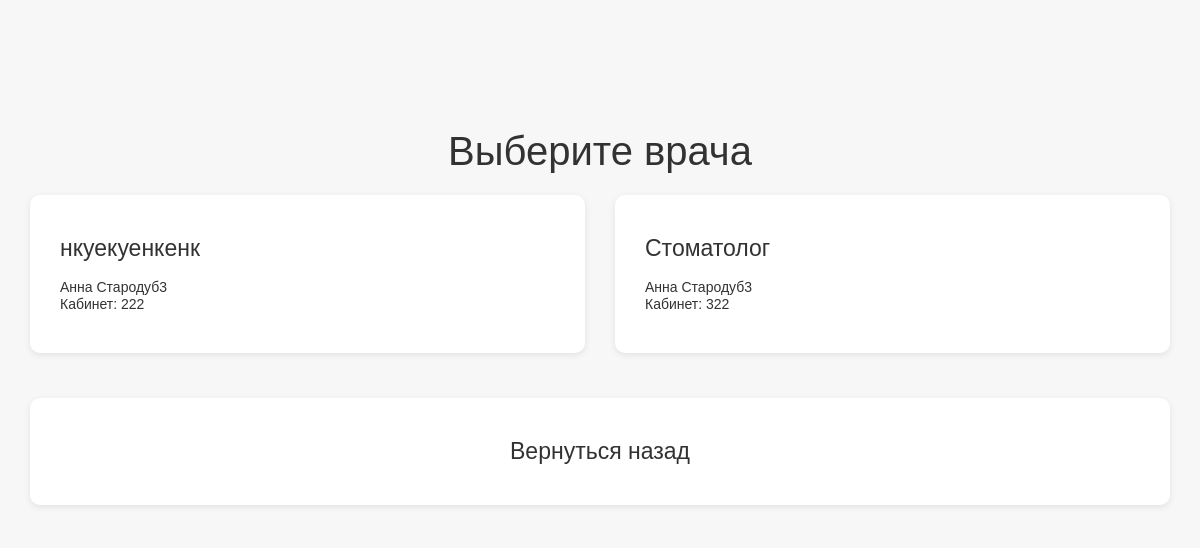
Screenshot of /terminal/select-doctor.php with the database file from the repository.
### tables this page shows
CREATE TABLE IF NOT EXISTS `user` (
  `id` int(11) NOT NULL AUTO_INCREMENT,
  `login` varchar(255) NOT NULL DEFAULT '0',
  `password` varchar(255) NOT NULL DEFAULT '0',
  `name` varchar(255) NOT NULL DEFAULT '0',
  `specialization` varchar(255) NOT NULL DEFAULT '0',
  `cabinet` int(3) NOT NULL DEFAULT '0',
  `active` tinyint(1) NOT NULL DEFAULT '0',
  `role_id` int(11) NOT NULL DEFAULT '0',
  PRIMARY KEY (`id`)
);

### terminal/select-doctor.php (the view, shortened to what this page needs)
<?php
require_once '../connection.php';
$link = mysqli_connect($host, $user, $password, $db_name);
$doctors = mysqli_query($link, "SELECT * FROM User WHERE role_id = 2 AND active = 1") or die(mysqli_error($link));
?>
<!DOCTYPE html>
<html>
<head>
    <link rel="stylesheet" href="../css/reset.css"/>
    <link rel="stylesheet" href="../css/bootstrap-grid.css"/>
    <link rel="stylesheet" href="../css/terminal.css"/>
</head>
<body>
<div class="terminal-page">
    <div class="terminal-index">
        <div class="header">
            <div class="container">
                <div class="row">
                    <div class="col-md-12">
                        <h1 class="title">Выберите врача</h1>
                    </div>
                </div>
            </div>
        </div>
        <div class="select">
            <div class="container">
                <div class="row">
                    <?php while ($doctor = mysqli_fetch_array($doctors)): ?>
                        <div class="col-md-6">
                            <a href="doctor.php?doctor-id=<?= $doctor['id'] ?>">
                                <div class="item">
                                    <h2 class="name"><?= $doctor['specialization'] ?></h2>
                                    <br class="desc"> <?= $doctor['name'] ?> <br> Кабинет: <?= $doctor['cabinet'] ?></br> </span>
                                </div>
                            </a>
                        </div>
                    <?php endwhile; ?>
                </div>
            </div>
        </div>
        <div class="action">
            <div class="container">
                <div class="row">
                    <div class="col-md-12">
                        <a href="terminal.html">
                            <div class="item back">
                                <h2 class="name">Вернуться назад</h2>
                            </div>
                        </a>
                    </div>
                </div>
            </div>
        </div>
    </div>
</div>
</body>
</html>

### css/terminal.css (style rules this page uses)
html, body { height: 100%; margin: 0; padding: 0; overflow: hidden; }
body { overflow: auto; background: #f7f7f7; color: #323232; line-height: 1.2; font-family: arial, verdana, sans-serif; }
a { text-decoration: none; color: inherit; }
.terminal-page { padding-top: 100px; }
.terminal-page .header .title { font-size: 40px; text-align: center; margin-bottom: 20px; }
.terminal-page .select { margin-bottom: 30px; }
.terminal-page .select .item { background: #fff; border-radius: 10px; overflow: hidden; box-shadow: 0 2px 6px rgba(50, 50, 90, 0.1); padding: 40px 30px; margin-bottom: 15px; }
.terminal-page .select .item .name { color: #323232; font-size: 23px; font-weight: 300; }
.terminal-page .action .item { background: #fff; border-radius: 10px; overflow: hidden; box-shadow: 0 2px 6px rgba(50, 50, 90, 0.1); transition: all 0.1s ease-in-out; margin-bottom: 15px; }
.terminal-page .action .item .name { display: block; text-align: center; padding: 40px 30px; color: #323232; font-size: 23px; font-weight: 300; }

### rows the page displays
user: specialization "нкуекуенкенк", name "Анна Стародуб3", cabinet "222"
user: specialization "Стоматолог", name "Анна Стародуб3", cabinet "322"
